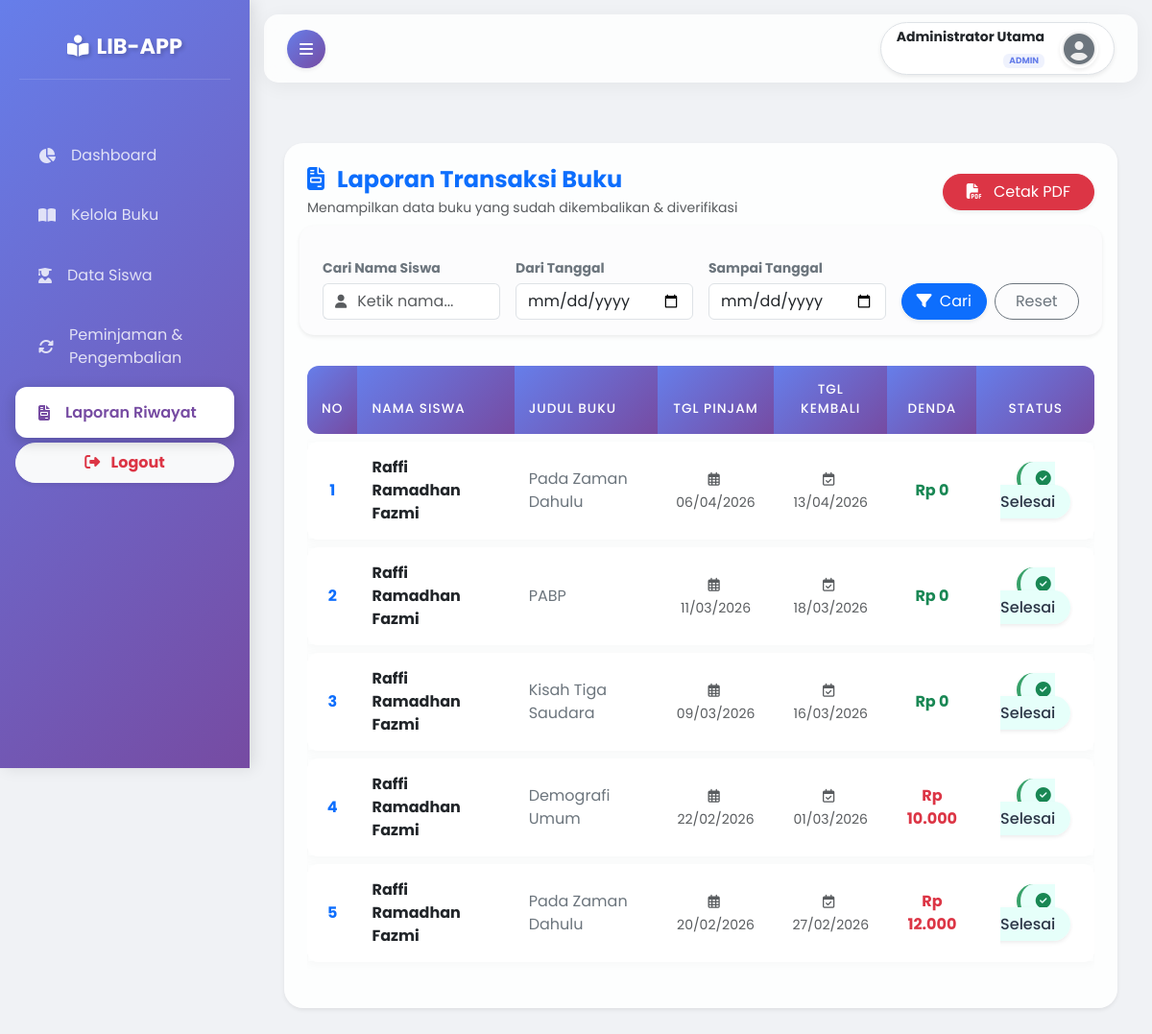
The app's page /views/admin/laporan.php (signed in) with its own data.
### tables this page shows
CREATE TABLE `peminjaman` (
  `id` int NOT NULL,
  `user_id` int DEFAULT NULL,
  `buku_id` int DEFAULT NULL,
  `tanggal_pinjam` date DEFAULT NULL,
  `tanggal_kembali` date DEFAULT NULL,
  `tanggal_kembali_aktual` date DEFAULT NULL,
  `denda` int DEFAULT '0',
  `status` enum('pending','dipinjam','proses_kembali','kembali','ditolak') NOT NULL
);

CREATE TABLE `users` (
  `id` int NOT NULL,
  `username` varchar(50) NOT NULL,
  `password` varchar(255) NOT NULL,
  `nama_lengkap` varchar(100) DEFAULT NULL,
  `kelas` varchar(20) DEFAULT NULL,
  `jurusan` varchar(50) DEFAULT NULL,
  `role` enum('admin','siswa') DEFAULT 'siswa',
  `foto` varchar(255) DEFAULT 'default.png'
);

CREATE TABLE `buku` (
  `id` int NOT NULL,
  `judul` varchar(255) NOT NULL,
  `penulis` varchar(150) NOT NULL,
  `kelas_buku` varchar(50) DEFAULT NULL,
  `stok` int NOT NULL DEFAULT '0',
  `foto` varchar(255) DEFAULT 'default.png',
  `created_at` timestamp NULL DEFAULT CURRENT_TIMESTAMP
);

### views/admin/laporan.php (the view, shortened to what this page needs)
<?php
require_once '../../config/database.php';
$nama   = isset($_GET['cari_nama']) ? mysqli_real_escape_string($conn, $_GET['cari_nama']) : '';
$tgl_awal  = isset($_GET['tgl_awal']) ? $_GET['tgl_awal'] : '';
$tgl_akhir = isset($_GET['tgl_akhir']) ? $_GET['tgl_akhir'] : '';
$query = "SELECT p.*, u.nama_lengkap, b.judul
          FROM peminjaman p
          JOIN users u ON p.user_id = u.id
          JOIN buku b ON p.buku_id = b.id
          WHERE p.status = 'kembali'";
$query .= " ORDER BY p.id DESC";
$data_laporan = mysqli_query($conn, $query);
include '../layout/header.php';
?>
<div class="container-fluid py-4">
    <div class="card border-0 shadow-sm p-4" style="border-radius: 20px; background: rgba(255,255,255,0.9);">
        <div class="d-flex justify-content-between align-items-center mb-4">
            <div>
                <h4 class="fw-bold text-primary mb-1"><i class="fas fa-file-invoice me-2"></i> Laporan Transaksi Buku</h4>
                <p class="text-muted small mb-0">Menampilkan data buku yang sudah dikembalikan & diverifikasi</p>
            </div>
            <a href="cetak_pdf.php?cari_nama=<?= $nama ?>&tgl_awal=<?= $tgl_awal ?>&tgl_akhir=<?= $tgl_akhir ?>&status=kembali"
               target="_blank" class="btn btn-danger rounded-pill px-4 shadow-sm">
                <i class="fas fa-file-pdf me-2"></i> Cetak PDF
            </a>
        </div>
        <form method="GET" class="row g-3 mb-4 p-3 border-0 shadow-sm" style="border-radius: 15px; background: #fcfcfd;">
            <div class="col-md-3">
                <label class="small fw-bold text-secondary">Cari Nama Siswa</label>
                <div class="input-group mt-1">
                    <span class="input-group-text bg-white border-end-0"><i class="fas fa-user text-muted small"></i></span>
                    <input type="text" name="cari_nama" class="form-control border-start-0 ps-0" placeholder="Ketik nama..." value="<?= $nama; ?>">
                </div>
            </div>
            <div class="col-md-3">
                <label class="small fw-bold text-secondary">Dari Tanggal</label>
                <input type="date" name="tgl_awal" class="form-control mt-1" value="<?= $tgl_awal; ?>">
            </div>
            <div class="col-md-3">
                <label class="small fw-bold text-secondary">Sampai Tanggal</label>
                <input type="date" name="tgl_akhir" class="form-control mt-1" value="<?= $tgl_akhir; ?>">
            </div>
            <div class="col-md-3 d-flex align-items-end gap-2">
                <button type="submit" class="btn btn-primary w-100 rounded-pill shadow-sm"><i class="fas fa-filter me-1"></i> Cari</button>
                <a href="laporan.php" class="btn btn-outline-secondary w-100 rounded-pill">Reset</a>
            </div>
        </form>
        <div class="table-responsive">
            <table class="table table-custom align-middle">
                <thead>
                    <tr class="text-center">
                        <th>No</th>
                        <th class="text-start">Nama Siswa</th>
                        <th class="text-start">Judul Buku</th>
                        <th>Tgl Pinjam</th>
                        <th>Tgl Kembali</th>
                        <th>Denda</th>
                        <th>Status</th>
                    </tr>
                </thead>
                <tbody>
                    <?php if(mysqli_num_rows($data_laporan) > 0) : ?>
                        <?php $no = 1; while($row = mysqli_fetch_assoc($data_laporan)) : ?>
                        <tr class="text-center">
                            <td class="fw-bold text-primary"><?= $no++; ?></td>
                            <td class="text-start">
                                <div class="fw-bold text-dark"><?= $row['nama_lengkap']; ?></div>
                            </td>
                            <td class="text-start">
                                <span class="text-secondary"><?= $row['judul']; ?></span>
                            </td>
                            <td><small class="text-muted"><i class="far fa-calendar-alt me-1"></i> <?= date('d/m/Y', strtotime($row['tanggal_pinjam'])); ?></small></td>
                            <td><small class="text-muted"><i class="far fa-calendar-check me-1"></i> <?= date('d/m/Y', strtotime($row['tanggal_kembali'])); ?></small></td>
                            <td>
                                <span class="fw-bold <?= ($row['denda'] > 0) ? 'text-danger' : 'text-success'; ?>">
                                    <?= ($row['denda'] > 0) ? 'Rp ' . number_format($row['denda'], 0, ',', '.') : 'Rp 0'; ?>
                                </span>
                            </td>
                            <td>
                                <span class="badge-status shadow-sm" style="background: #e6fffa; color: #2d3748; border-left: 4px solid #38a169;">
                                    <i class="fas fa-check-circle text-success me-1"></i> Selesai
                                </span>
                            </td>
                        </tr>
                        <?php endwhile; ?>
                    <?php endif; ?>
                </tbody>
            </table>
        </div>
    </div>
</div>
<?php include '../layout/footer.php'; ?>

### assets/css/style.css (style rules this page uses)
body { font-family: 'Poppins', sans-serif; background-color: #f8f9fa; color: #333; }

### views/layout/header.php (style rules this page uses)
:root { --bg-gradient: linear-gradient(135deg, #667eea 0%, #764ba2 100%); --sidebar-width: 260px; --glass-bg: rgba(255, 255, 255, 0.15); --transition-speed: 0.4s; }
body { font-family: 'Poppins', sans-serif; background-color: #f0f2f5; overflow-x: hidden; }
.container-fluid { animation: fadeInPage 0.8s ease-in-out; }

### views/admin/laporan.php (style rules this page uses)
.table-custom { border-collapse: separate; border-spacing: 0 8px; }
.table-custom thead th { background: var(--bg-gradient); color: white; border: none; padding: 15px; font-weight: 500; text-transform: uppercase; font-size: 0.85rem; letter-spacing: 1px; }
.table-custom thead th:first-child { border-radius: 12px 0 0 12px; }
.table-custom thead th:last-child { border-radius: 0 12px 12px 0; }
.table-custom tbody tr { background-color: white; box-shadow: 0 2px 10px rgba(0,0,0,0.03); transition: all 0.3s ease; }
.table-custom tbody td { padding: 15px; border: none; color: #555; }
.table-custom tbody td:first-child { border-radius: 12px 0 0 12px; }
.table-custom tbody td:last-child { border-radius: 0 12px 12px 0; }
.badge-status { padding: 6px 16px; font-weight: 500; border-radius: 30px; }

### records on screen
peminjaman: user.nama_lengkap "Raffi Ramadhan Fazmi", buku.judul "Pada Zaman Dahulu", tanggal_pinjam "06/04/2026", tanggal_kembali "13/04/2026", denda "Rp 0"
peminjaman: user.nama_lengkap "Raffi Ramadhan Fazmi", buku.judul "PABP", tanggal_pinjam "11/03/2026", tanggal_kembali "18/03/2026", denda "Rp 0"
peminjaman: user.nama_lengkap "Raffi Ramadhan Fazmi", buku.judul "Kisah Tiga Saudara", tanggal_pinjam "09/03/2026", tanggal_kembali "16/03/2026", denda "Rp 0"
peminjaman: user.nama_lengkap "Raffi Ramadhan Fazmi", buku.judul "Demografi Umum", tanggal_pinjam "22/02/2026", tanggal_kembali "01/03/2026", denda "10.000"
peminjaman: user.nama_lengkap "Raffi Ramadhan Fazmi", buku.judul "Pada Zaman Dahulu", tanggal_pinjam "20/02/2026", tanggal_kembali "27/02/2026", denda "12.000"

### other values on screen
$_SESSION['nama_lengkap'] "Administrator Utama"
$_SESSION['role'] "ADMIN"
